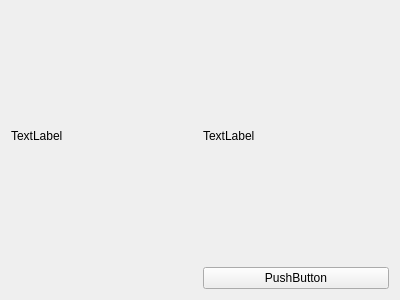
<?xml version="1.0" encoding="UTF-8"?>
<ui version="4.0">
 <class>MyWidget</class>
 <widget class="QWidget" name="MyWidget">
  <property name="geometry">
   <rect>
    <x>0</x>
    <y>0</y>
    <width>400</width>
    <height>300</height>
   </rect>
  </property>
  <property name="windowTitle">
   <string>MyWidget</string>
  </property>
  <layout class="QGridLayout" name="gridLayout">
   <item row="0" column="0">
    <widget class="QLabel" name="label_2">
     <property name="text">
      <string>TextLabel</string>
     </property>
    </widget>
   </item>
   <item row="0" column="1">
    <widget class="MyLabel" name="label">
     <property name="text">
      <string>TextLabel</string>
     </property>
    </widget>
   </item>
   <item row="1" column="1">
    <widget class="MyButton" name="pushButton">
     <property name="text">
      <string>PushButton</string>
     </property>
    </widget>
   </item>
  </layout>
 </widget>
 <layoutdefault spacing="6" margin="11"/>
 <customwidgets>
  <customwidget>
   <class>MyLabel</class>
   <extends>QLabel</extends>
   <header location="global">mylabel.h</header>
  </customwidget>
  <customwidget>
   <class>MyButton</class>
   <extends>QPushButton</extends>
   <header>mybutton.h</header>
  </customwidget>
 </customwidgets>
 <resources/>
 <connections/>
</ui>
